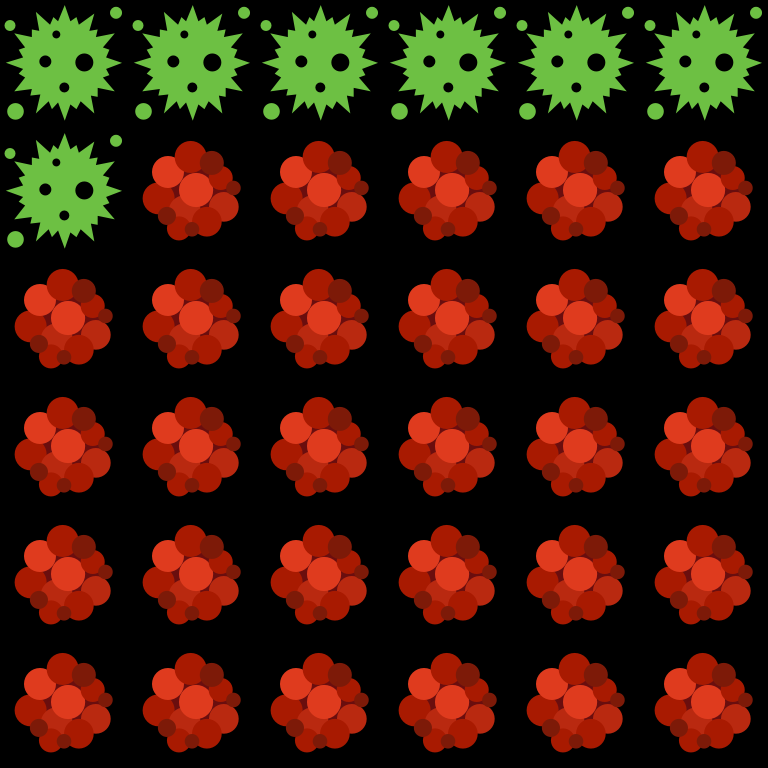

This game map was drawn from its Tiled (.tmx) file and the tilesets committed beside it. A one-line description and the full map source follow:
An orthogonal 6x6 tile map with 128x128 px tiles, 1 tile layer (Tile Layer 1).

<map version="1.0" tiledversion="1.0.3" orientation="orthogonal" renderorder="right-down" width="6" height="6" tilewidth="128" tileheight="128" nextobjectid="1">
 <tileset firstgid="1" name="Tiles" tilewidth="128" tileheight="128" tilecount="14" columns="7">
  <image source="../images/Tiles.png" width="896" height="256" />
 </tileset>
 <layer name="Tile Layer 1" width="6" height="6">
  <data encoding="csv">
11,11,11,11,11,11,
11,13,13,13,13,13,
13,13,13,13,13,13,
13,13,13,13,13,13,
13,13,13,13,13,13,
13,13,13,13,13,13
</data>
 </layer>
</map>
